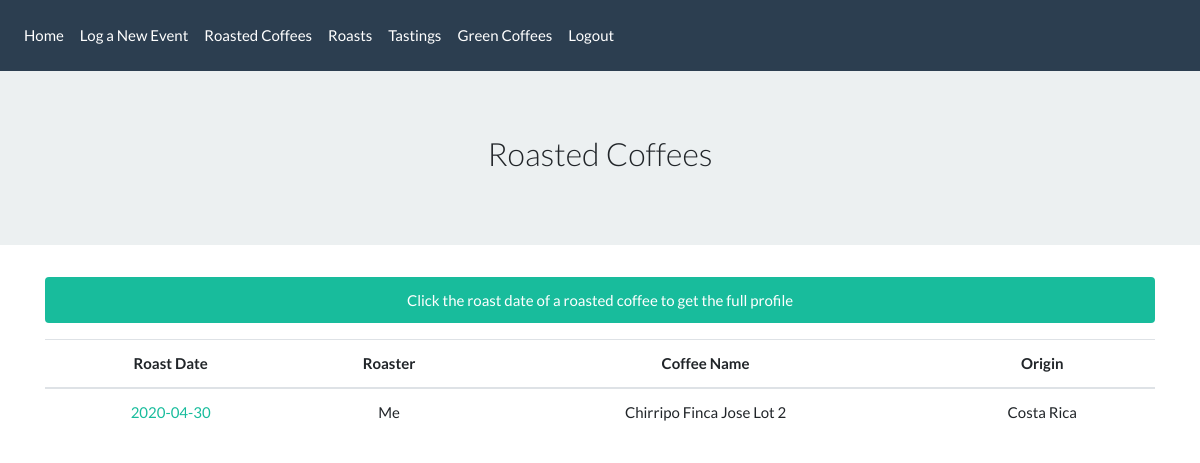
The app's page /roasted_coffees (signed in), older data.
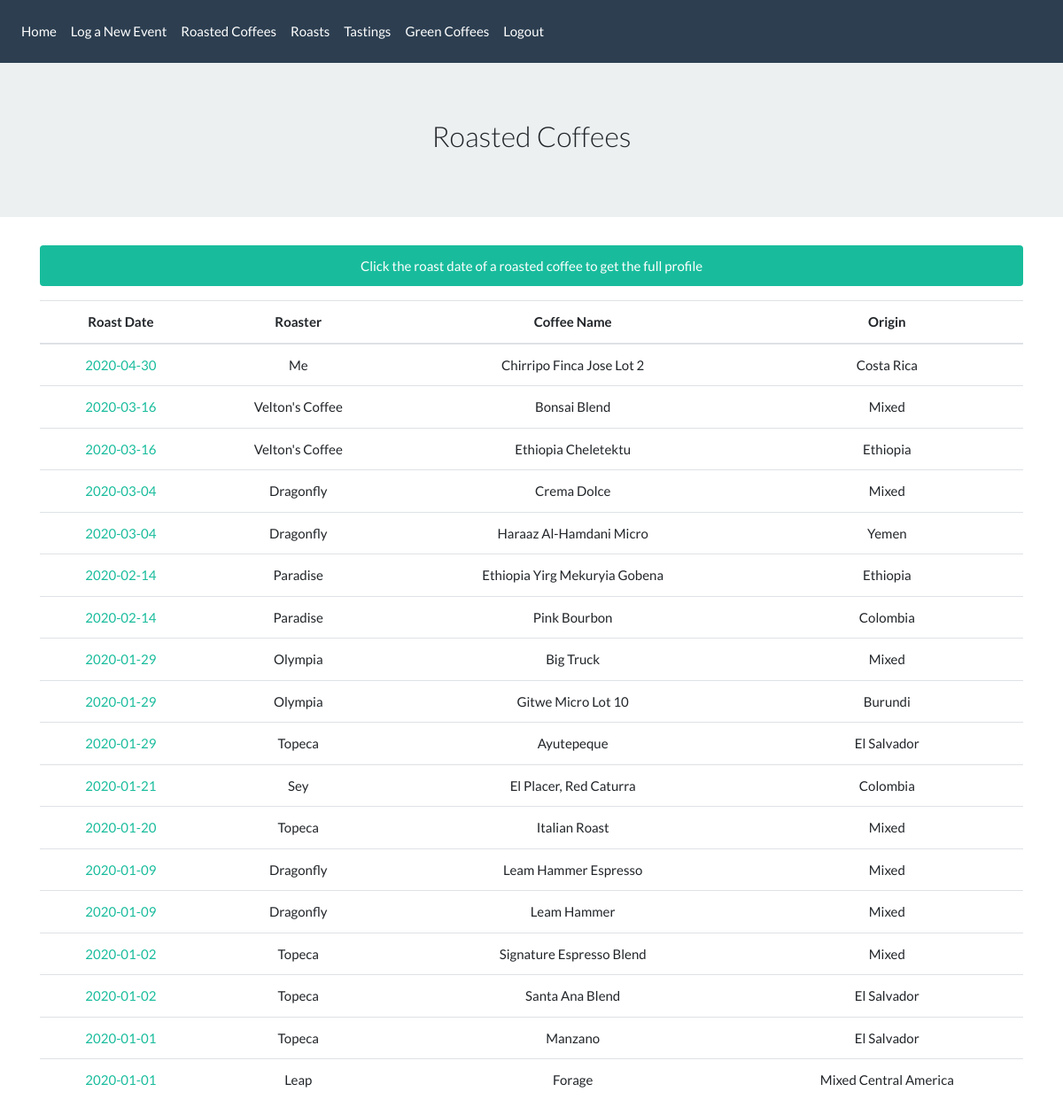
The same page, newer data.
### app/models.py (models this page shows, shortened)
class RoastedCoffee(db.Model):
    id = db.Column(db.Integer, primary_key=True)
    roaster = db.Column(db.String(40))
    roast_date = db.Column(db.String(14))
    tasting_notes = db.Column(db.String(120))
    origin_country = db.Column(db.String(30))
    farm_information = db.Column(db.String(120))
    coffee_name = db.Column(db.String(80))
    roast_session_id = db.Column(db.Integer, db.ForeignKey("roast_session.id"))
    roast_session = db.relationship("RoastSession", backref="coffees")

### app/routes.py (the view)
@app.route('/roasted_coffees')
@login_required
def roasted_coffees():
    rc = RoastedCoffee.query.order_by(desc('roast_date')).all()
    return render_template('roasted_coffees.html', rc=rc)

### app/models.py (called while the page is built)
@login.user_loader
def load_user(id):
    return User.query.get(int(id))

### app/templates/roasted_coffees.html
{% extends "base.html" %}
{% block content %}
<div class='jumbotron jumbotron-fluid text-center'>
  <h3 class='font-weight-light'>Roasted Coffees</h3>
</div>
<div class="container">
  <div class='alert alert-success text-center'>
    Click the roast date of a roasted coffee to get the full profile
  </div>
  <table class="table">
    <thead>
      <tr>
        <th class='align-middle text-center' scope="col">Roast Date</th>
        <th class='align-middle text-center' scope="col">Roaster</th>
        <th class='align-middle text-center' scope="col">Coffee Name</th>
        <th class='align-middle text-center' scope="col">Origin</th>
      </tr>
    </thead>
    <tbody>
      {% for r in rc %}
       <tr>
         <td class='align-middle text-center'><a class='link' href="{{ url_for('rc_profile', id=r.id) }}">{{ r.roast_date }}</a></td>
         <td class='align-middle text-center'>{{ r.roaster  }}</td>
         <td class='align-middle text-center'>{{ r.coffee_name }}</td>
         <td class='align-middle text-center'>{{ r.origin_country }}</td>
        </tr>
      {% endfor %}
    </tbody>
  </table>
</div>
{% endblock %}

### app/templates/base.html (shortened to what this page needs)
<!DOCTYPE html>
<html>
  <head>
      <link rel="stylesheet" href="https://stackpath.bootstrapcdn.com/bootswatch/4.4.1/flatly/bootstrap.min.css">
  </head>
  <nav class="navbar navbar-expand-lg navbar-dark bg-primary">
     <div class="navbar-collapse collapse" id="navbarColor01" style="">
      <ul class="navbar-nav mr-auto">
        <li class="nav-item">
          <a class="nav-link" href="{{ url_for('index') }}">Home</a>
        </li>
        <li class="nav-item">
          <a class="nav-link" href="{{ url_for('new_event') }}">Log a New Event</a>
        </li>
        <li class="nav-item">
          <a class="nav-link" href="{{ url_for('roasted_coffees') }}">Roasted Coffees</a>
        </li>
        <li class="nav-item">
          <a class="nav-link" href="{{ url_for('roasts') }}">Roasts</a>
        </li>
        <li class="nav-item">
          <a class="nav-link" href="{{ url_for('tastings') }}">Tastings</a>
        </li>
        <li class="nav-item">
          <a class="nav-link" href="{{ url_for('green_coffees') }}">Green Coffees</a>
        </li>
        {% if current_user.is_anonymous %}
        <li class="nav-item">
          <a class="nav-link" href="{{ url_for('login') }}">Login</a>
        </li>
        {% else %}
        <li class="nav-item">
          <a class="nav-link" href="{{ url_for('logout') }}">Logout</a>
        </li>
        {% endif %}
      </ul>
    </div>
  </nav>
  <body>
    {% block content %}{% endblock %}
  </body>
</html>

Row changes from the older to the newer data that the page shows:
added RoastedCoffee: roast_date "2020-03-16", roaster "Velton's Coffee", coffee_name "Bonsai Blend", origin_country "Mixed"
added RoastedCoffee: roast_date "2020-03-16", roaster "Velton's Coffee", coffee_name "Ethiopia Cheletektu", origin_country "Ethiopia"
added RoastedCoffee: roast_date "2020-03-04", roaster "Dragonfly", coffee_name "Crema Dolce", origin_country "Mixed"
added RoastedCoffee: roast_date "2020-03-04", roaster "Dragonfly", coffee_name "Haraaz Al-Hamdani Micro", origin_country "Yemen"
added RoastedCoffee: roast_date "2020-02-14", roaster "Paradise", coffee_name "Ethiopia Yirg Mekuryia Gobena", origin_country "Ethiopia"
added RoastedCoffee: roast_date "2020-02-14", roaster "Paradise", coffee_name "Pink Bourbon", origin_country "Colombia"
added RoastedCoffee: roast_date "2020-01-29", roaster "Olympia", coffee_name "Big Truck", origin_country "Mixed"
added RoastedCoffee: roast_date "2020-01-29", roaster "Olympia", coffee_name "Gitwe Micro Lot 10", origin_country "Burundi"
added RoastedCoffee: roast_date "2020-01-29", roaster "Topeca", coffee_name "Ayutepeque", origin_country "El Salvador"
added RoastedCoffee: roast_date "2020-01-21", roaster "Sey", coffee_name "El Placer, Red Caturra", origin_country "Colombia"
added RoastedCoffee: roast_date "2020-01-20", roaster "Topeca", coffee_name "Italian Roast", origin_country "Mixed"
added RoastedCoffee: roast_date "2020-01-09", roaster "Dragonfly", coffee_name "Leam Hammer Espresso", origin_country "Mixed"
added RoastedCoffee: roast_date "2020-01-09", roaster "Dragonfly", coffee_name "Leam Hammer", origin_country "Mixed"
added RoastedCoffee: roast_date "2020-01-02", roaster "Topeca", coffee_name "Signature Espresso Blend", origin_country "Mixed"
added RoastedCoffee: roast_date "2020-01-02", roaster "Topeca", coffee_name "Santa Ana Blend", origin_country "El Salvador"
added RoastedCoffee: roast_date "2020-01-01", roaster "Topeca", coffee_name "Manzano", origin_country "El Salvador"
added RoastedCoffee: roast_date "2020-01-01", roaster "Leap", coffee_name "Forage", origin_country "Mixed Central America"
